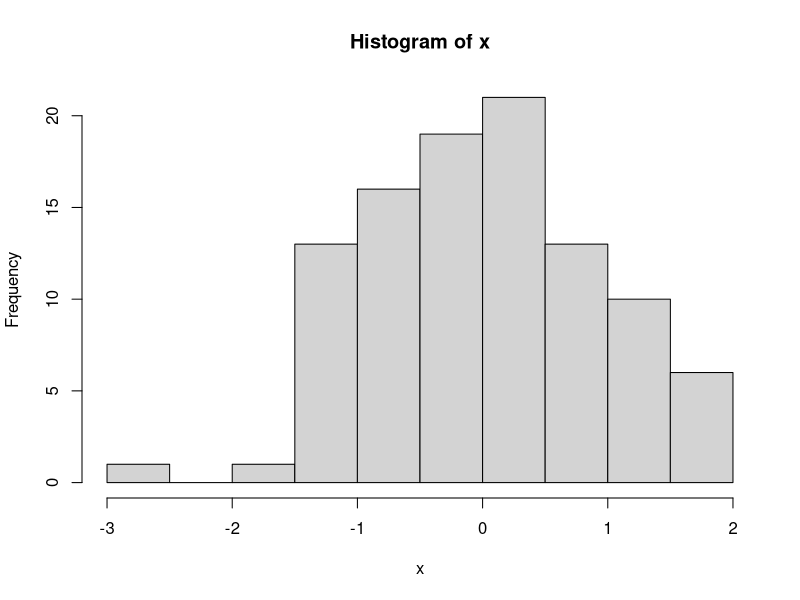
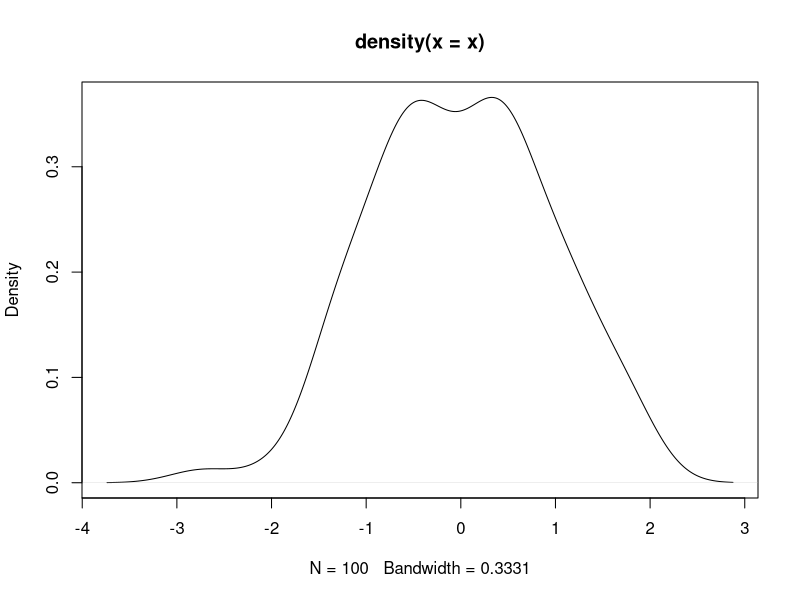
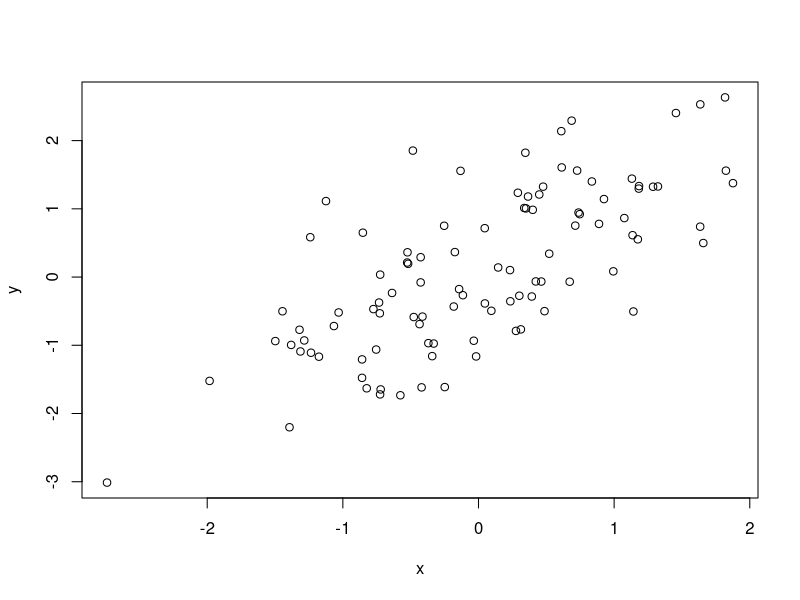
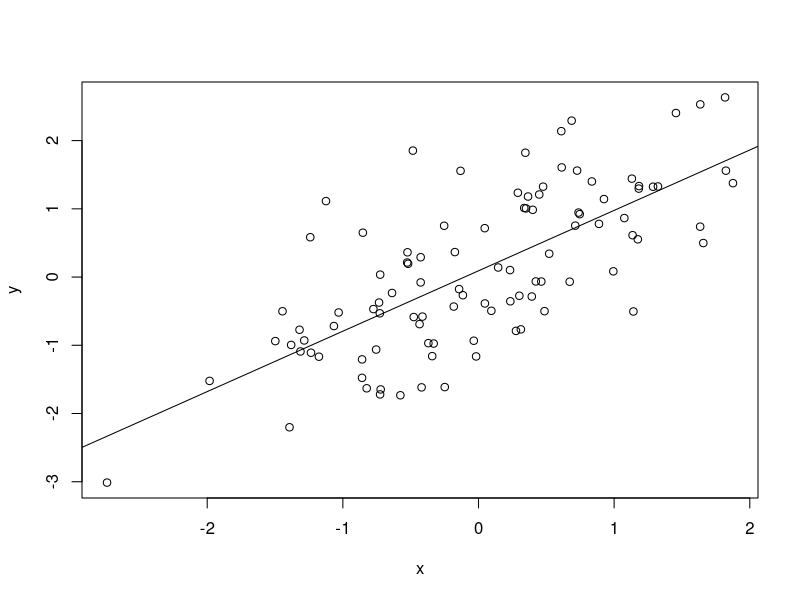
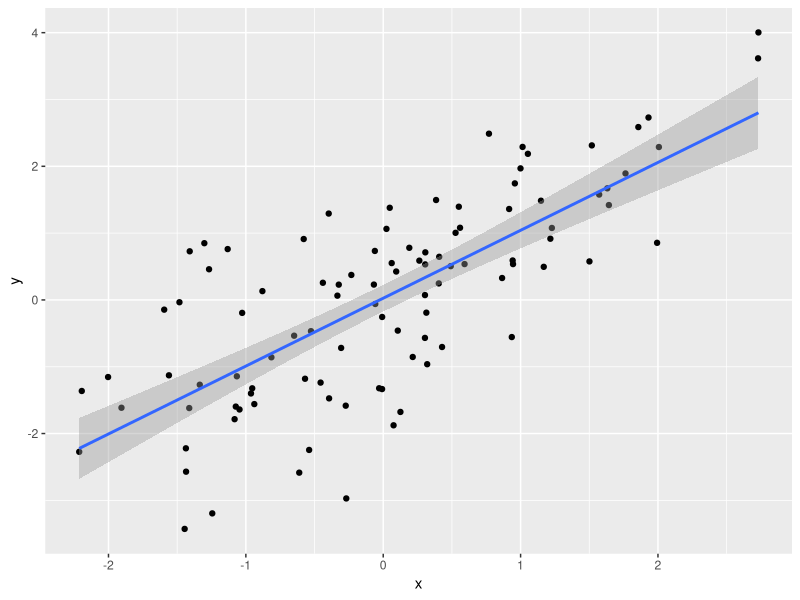

Generate these figures, in order, with R:
## ---- chunk 1
knitr::opts_chunk$set(
  collapse = TRUE,
  comment = "##"
)
## ---- chunk 2
1 + 1
## ---- chunk 3
c(1, 2, 3)
c("January", "February", "March")
c(TRUE, FALSE)
## ---- chunk 4
age <- c(27, NA, 32, 29)
gender <- factor(
    c("Female", "Male", "Non-binary", NA),
    levels = c("Female", "Male", "Non-binary")
)
## ---- chunk 5
df <- data.frame(
    age = c(27, NA, 32, 29),
    gender = gender
)
df
## ---- chunk 6
rnorm(5)        # 5 random normal deviates
x <- rnorm(100) # 100 random normal deviates
hist(x)         # histogram, approximately normal
plot(density(x)) # a little more sophisticated?
## ---- chunk 7
y <- x + rnorm(100)
## ---- chunk 8
df <- data.frame(x, y)
nrow(df)
head(df)
## ---- chunk 9
plot(y ~ x, df)
## ---- chunk 10
fit <- lm(y ~ x, df)
fit           # an R 'object' containing information about the
              # regression of y on x
summary(fit)  # statistical summary of linear regression
## ---- chunk 11
plot(y ~ x, df)
abline(lm(y ~ x, df))
## ---- chunk 12
hello <- function(who) {
    paste("hello", who, "with", nchar(who), "letters in your name")
}
hello("Martin")
## ---- chunk 13
names <- c("Martin", "Thomas")
lapply(names, hello)
## ---- chunk 14
stats::lm(y ~ x)
## ---- chunk 15
library(dplyr)
## ---- chunk 16
tbl <- tibble(
    x = rnorm(100),
    y = x + rnorm(100)
)

tbl # e.g., only displays the first 10 rows
## ---- chunk 17
library(ggplot2)
## ---- chunk 18
ggplot(tbl) +                    # use 'tbl' as a source of data for the plot
    aes(x, y) +                  # use columns 'x' and 'y' for axes
    geom_point() +               # add x and y coordinates as points
    geom_smooth(method = "lm")   # add a regression line, with confidence bands
## ---- chunk 19
sessionInfo()
